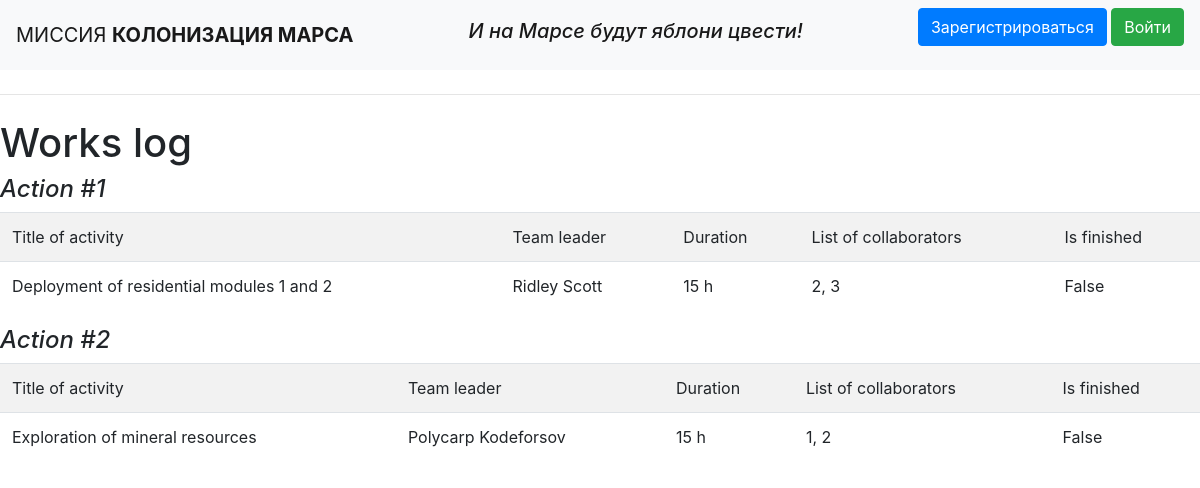
Before: / with the older database file.
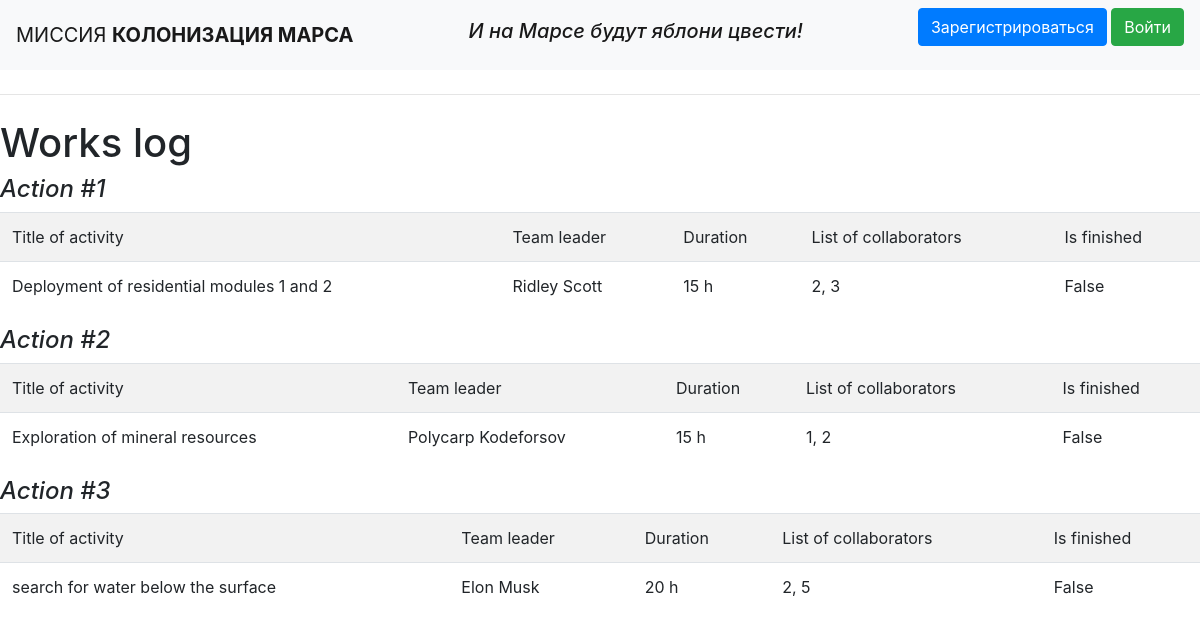
After: the same page with the newer database file.
### data/jobs.py (models this page shows)
class Jobs(SqlAlchemyBase):
    __tablename__ = 'jobs'
    id = sqlalchemy.Column(sqlalchemy.Integer, primary_key=True, autoincrement=True)
    team_leader = sqlalchemy.Column(sqlalchemy.Integer)
    job = sqlalchemy.Column(sqlalchemy.String)
    work_size = sqlalchemy.Column(sqlalchemy.Integer)
    collaborators = sqlalchemy.Column(sqlalchemy.String)
    start_date = sqlalchemy.Column(sqlalchemy.DateTime, default=datetime.datetime.now)
    end_date = sqlalchemy.Column(sqlalchemy.DateTime)
    is_finished = sqlalchemy.Column(sqlalchemy.Boolean)

### data/users.py (models this page shows, shortened)
class User(SqlAlchemyBase, UserMixin):
    __tablename__ = 'users'
    id = sqlalchemy.Column(sqlalchemy.Integer, primary_key=True, autoincrement=True)
    surname = sqlalchemy.Column(sqlalchemy.String)
    name = sqlalchemy.Column(sqlalchemy.String)
    age = sqlalchemy.Column(sqlalchemy.Integer)
    position = sqlalchemy.Column(sqlalchemy.String)
    speciality = sqlalchemy.Column(sqlalchemy.String)
    address = sqlalchemy.Column(sqlalchemy.String)
    email = sqlalchemy.Column(sqlalchemy.String, unique=True)
    hashed_password = sqlalchemy.Column(sqlalchemy.String)
    modified_date = sqlalchemy.Column(sqlalchemy.DateTime, default=datetime.datetime.now)

### main.py (the view)
@app.route("/")
def index():
    db_sess = db_session.create_session()
    return render_template("index.html", jobs=db_sess.query(Jobs), users=db_sess.query(User))

### data/db_session.py (called while the page is built)
def create_session() -> Session:
    global __factory
    return __factory()

### templates/index.html (shortened to what this page needs)
{% extends "base.html" %}
{% block content %}
<h1>Works log</h1>
{% for job in jobs%}
<h4><i>Action #{{job.id}}</i></h4>
<table class="table table-striped">
    <tr>
        <td>Title of activity</td>
        <td>Team leader</td>
        <td>Duration</td>
        <td>List of collaborators</td>
        <td>Is finished</td>
    </tr>
    <tr>
        <td>{{job.job}}</td>
        <td>{{users[job.team_leader - 1].name}} {{users[job.team_leader - 1].surname}}</td>
        <td>{{job.work_size}} h</td>
        <td>{{job.collaborators}}</td>
        <td>{{job.is_finished}}</td>
    </tr>
</table>
{% endfor %}
{% endblock %}

### templates/base.html (shortened to what this page needs)
<!DOCTYPE html>
<html lang="en">
<head>
    <link rel="stylesheet"
          href="https://stackpath.bootstrapcdn.com/bootstrap/4.4.1/css/bootstrap.min.css"
>
</head>
<body>
<header>
    <nav class="navbar navbar-light bg-light">
        <a class="navbar-brand" href="#">МИССИЯ <b>КОЛОНИЗАЦИЯ МАРСА</b></a>
        <h4><i><a class="navbar-brand" href="#">И на Марсе будут яблони цвести!</a></i></h4>
        {% if current_user.is_authenticated %}
        <a class="navbar-brand" href="/logout">{{ current_user.surname }} {{ current_user.name }}</a>
        {% else %}
        <p>
            <a class="btn btn-primary " href="/register">Зарегистрироваться</a>
            <a class="btn btn-success" href="/login">Войти</a>
        </p>
        {% endif %}
    </nav>
</header>
</body>
<hr class="my-4">
{% block content %}{% endblock %}
</html>

Changed rows visible on the page:
added Jobs: id "3", job "search for water below the surface", team_leader.name "Elon", team_leader.surname "Musk", work_size "20", collaborators "2, 5", is_finished "False"
